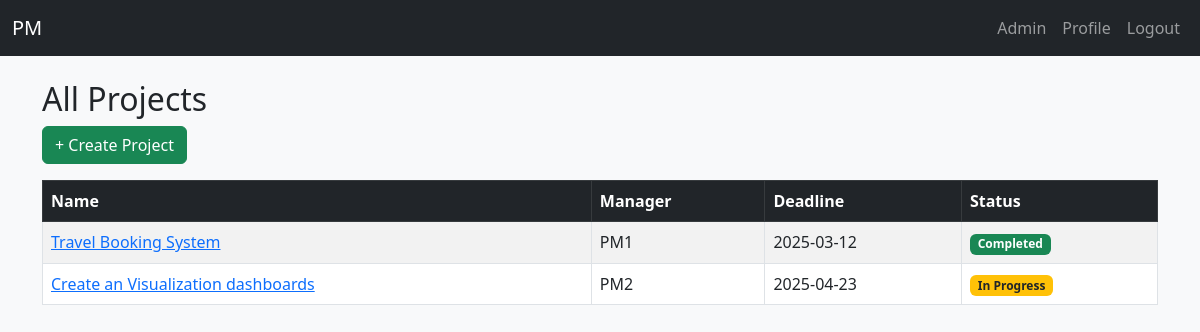
Before: /projects/ (signed in) with the older database file.
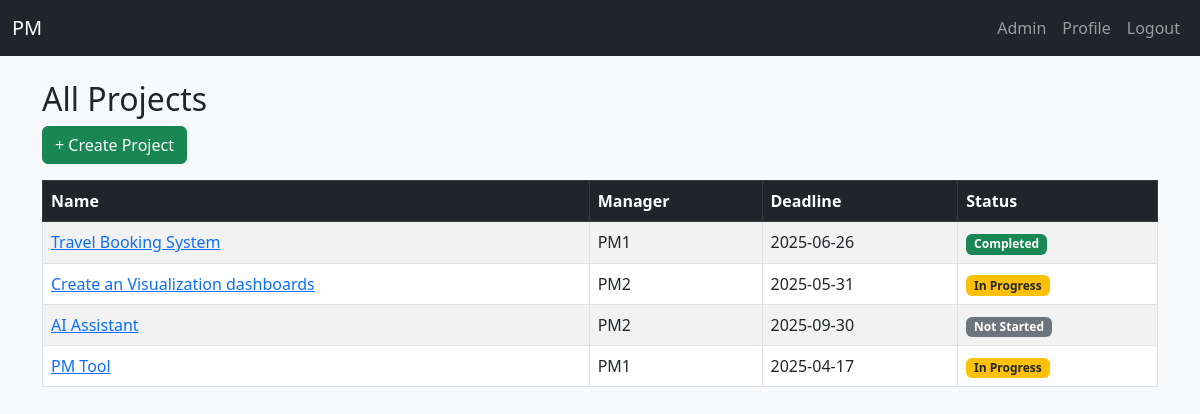
After: the same page with the newer database file.
### app/models.py (models this page shows, shortened)
class Project(db.Model):
    __tablename__ = 'projects'
    id = db.Column(db.Integer, primary_key=True)
    name = db.Column(db.String(150), nullable=False)
    description = db.Column(db.Text)
    deadline = db.Column(db.Date)
    status = db.Column(db.String(50), default='Not Started')  # Not Started, In Progress, Completed
    manager_id = db.Column(db.Integer, db.ForeignKey('users.id'))
    manager = db.relationship('User', backref='managed_projects')
    members = db.relationship('User', secondary='project_members', backref='projects')

class User(UserMixin, db.Model):
    __tablename__ = 'users'
    id = db.Column(db.Integer, primary_key=True)
    name = db.Column(db.String(150), nullable=False)
    phone = db.Column(db.String(20))
    email = db.Column(db.String(120), unique=True, nullable=False)
    password_hash = db.Column(db.String(256), nullable=False)
    role = db.Column(db.String(20), default='team_member')  # 'admin', 'project_manager', 'team_member'

### app/project/routes.py (the view)
@project.route('/')
@login_required
def list_projects():
    if current_user.role == 'admin':
        projects = Project.query.all()
    elif current_user.role == 'project_manager':
        projects = Project.query.filter_by(manager_id=current_user.id).all()
    else:
        projects = current_user.projects  # Assigned projects only
    return render_template('project/project_list.html', projects=projects)

### app/templates/project/project_list.html
{% extends 'layout.html' %}
{% block content %}
<h2>All Projects</h2>
{% if current_user.role == 'admin' %}
  <a href="{{ url_for('project.create_project') }}" class="btn btn-success mb-3">+ Create Project</a>
{% endif %}
<table class="table table-striped table-bordered">
    <thead class="table-dark">
        <tr>
            <th>Name</th>
            <th>Manager</th>
            <th>Deadline</th>
            <th>Status</th>
        </tr>
    </thead>
    <tbody>
        {% for project in projects %}
        <tr>
            <td>
                <a href="{{ url_for('project.project_detail', project_id=project.id) }}">
                    {{ project.name }}
                </a>
            </td>
            <td>{{ project.manager.name if project.manager else "N/A" }}</td>
            <td>{{ project.deadline.strftime('%Y-%m-%d') if project.deadline else "N/A" }}</td>
            <td>
                <span class="badge
                    {% if project.status == 'Completed' %} bg-success
                    {% elif project.status == 'In Progress' %} bg-warning text-dark
                    {% else %} bg-secondary
                    {% endif %}">
                    {{ project.status }}
                </span>
            </td>
        </tr>
        {% endfor %}
    </tbody>
</table>
{% endblock %}

Changed rows visible on the page:
changed Project "Travel Booking System": deadline "2025-03-12" → "2025-06-26"
changed Project "Create an Visualization dashboards": deadline "2025-04-23" → "2025-05-31"
added Project: name "AI Assistant", manager "PM2", deadline "2025-09-30", status "Not Started"
added Project: name "PM Tool", manager "PM1", deadline "2025-04-17", status "In Progress"
